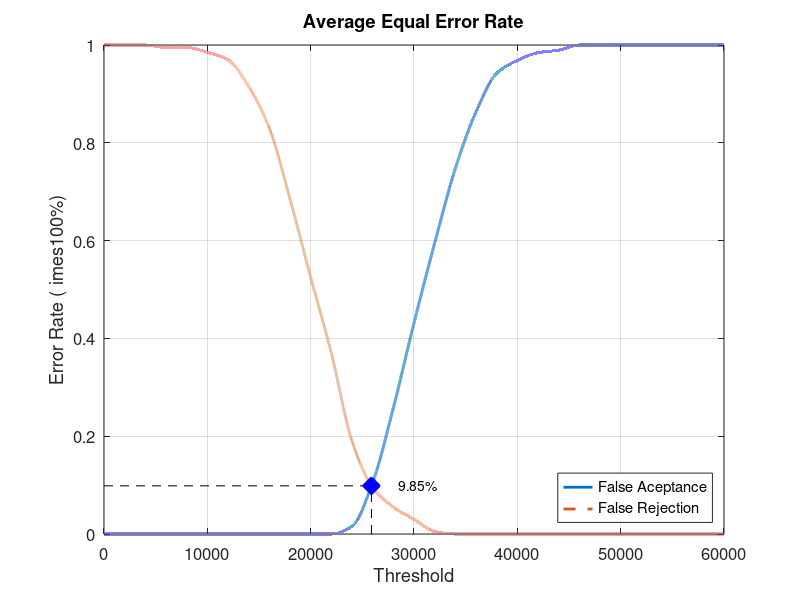
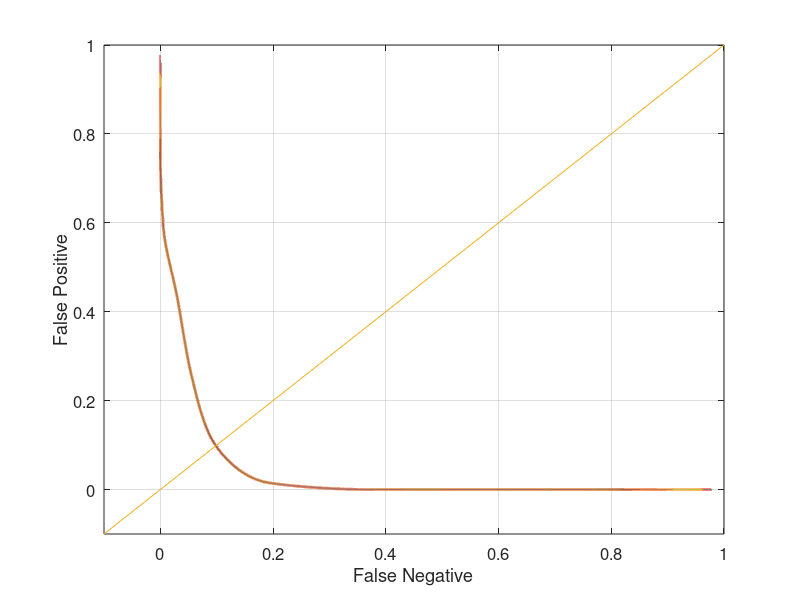

Write MATLAB code to recreate these figures, in order.
close all;
clear;
clc;
x = 0:2000:60000;
xq = 0:0.5:60000;

y0 = [0 0 0 0 0 0 0 0 0 0 0 0 0.0157895 0.105263 0.257895 0.431579 0.594737 0.747368 0.863158 0.942105 0.968421 0.984211 0.989474 1 1 1 1 1 1 1 1]
yy0 = interp1(x, y0, xq, 'pchip');
y1 = [1 1 1 0.995 0.995 0.985 0.97 0.915 0.83 0.685 0.525 0.37 0.19 0.095 0.055 0.03 0.005 0 0 0 0 0 0 0 0 0 0 0 0 0 0]
yy1 = interp1(x, y1, xq, 'pchip');

% Calculating EER: 
y2 = abs(y0 - y1);
find(y2 == min(y2))
yy2 = abs(yy0 - yy1);
xEER = find(yy2 == min(yy2));
xEERIndex = xq(xEER) % X-axis EER
yEER = yy0(xEER) % Y-axis EER

main = figure
plot(xq, yy0,'-','LineWidth', 2);	hold on
plot(xq, yy1,'--','LineWidth', 2);	hold on
plot([xEERIndex xEERIndex], [0 yEER], 'k--');	hold on
plot([0 xEERIndex], [yEER yEER], 'k--');	hold on
plot(xEERIndex, yEER, 'bx', 'LineWidth', 10);	hold on
text(xEERIndex + 10 * xEERIndex / 100, yEER, [num2str(round((10000 * yEER)) / 100) '%'])
legend('False Aceptance', 'False Rejection', 'Location', 'SouthEast')
xlabel('Threshold')
ylabel('Error Rate (	imes100%)')
title('Average Equal Error Rate')
set(gca, 'FontSize', 12)
axis([0 60000 0 1])
grid on

print(main, 'Database1_4Main', '-dpng');
FNRxFPR = figure('Color', [1 1 1]);
plot(yy1, yy0, '-', yy1, yy0, 'LineWidth', 2);
hold on
y = -0.1:0.1:1
plot(y, y); 
set(gca, 'FontSize', 12)
xlabel('False Negative')
ylabel('False Positive')
axis([-0.1 1 -0.1 1])
set(gca, 'FontSize', 12)
grid on

print(FNRxFPR, 'Database1_4FNRxFPR','-dpng');
